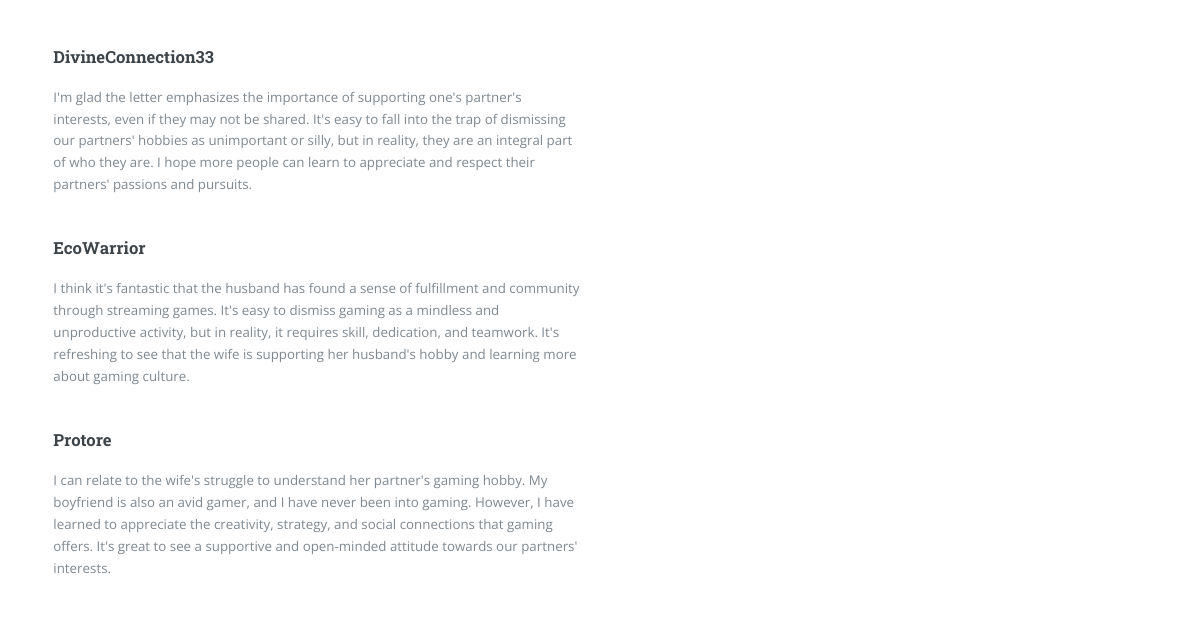
Page /posts/15 (lower part) on the earlier database version.
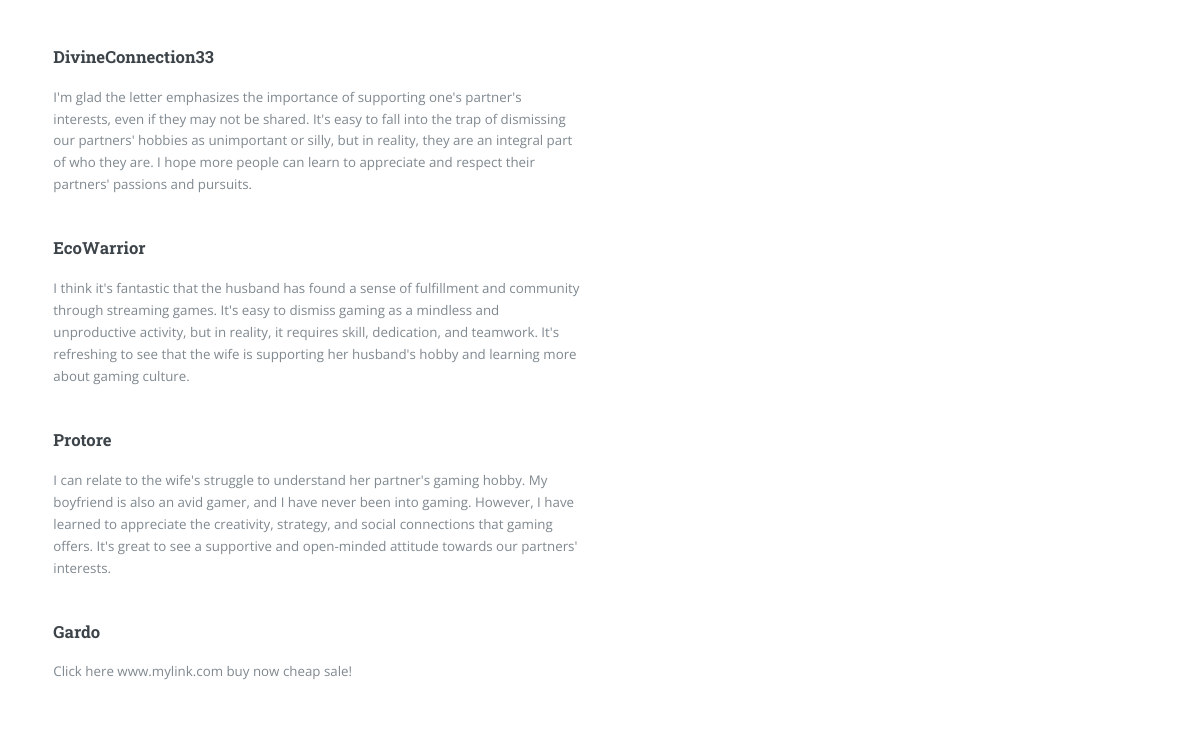
Same page on the later database version.
### tables this page shows
CREATE TABLE Comment (
        id INTEGER PRIMARY KEY,
        postid INTEGER,
        author TEXT NOT NULL,
        content TEXT NOT NULL,
        created_utc INTEGER NOT NULL,
        FOREIGN KEY (postid) REFERENCES Post (id)
    );

### controllers/post.py (the view, shortened to what this page needs)
@post_blueprint.route('/posts/<int:post_id>', methods=['GET', 'POST'])
def show_post(post_id):
    form = CommentForm()
    form.post_id.data = post_id
    searchform = SearchForm()
    spotlight = get_spotlight_posts()
    selectedpost = BusinessLogicLayer.businesslogic.getposts(post_id)
    if not selectedpost:
        abort(404, "Sorry, we couldn't find the post you requested.")
    comments = BusinessLogicLayer.businesslogic.get_comments_by_post_id(post_id)
    selectedpost.addcomments(comments)
    return render_template('/postdetail.html', post=selectedpost, form=form, spotlight_topic = spotlight['topic'].name, spotlight_posts = spotlight['posts'],  searchform = searchform)

### BusinessLogicLayer/businesslogic.py (called while the page is built)
def populate_post_tags_and_author(post):
    tags = []
    posttags = DataAccessLayer.dataaccess.get_post_tags_by_postid(post.id)
    for posttag in posttags:
        tagid = int(posttag['tagid'])
        tag = DataAccessLayer.dataaccess.get_tags_by_id(tagid)
        tags.append(tag)
    post.addtags(tags)
    author = DataAccessLayer.dataaccess.get_authors(post.authorid)
    post.addauthor(author)

def getposts(id=None):
    posts = DataAccessLayer.dataaccess.get_posts(id)
    if(id):
        populate_post_tags_and_author(posts)
    else:
        for post in posts:
            populate_post_tags_and_author(post)
    return posts

def get_posts_by_tag(tagid):
    posttags = DataAccessLayer.dataaccess.get_post_tags_by_tagid(tagid)
    posts = []
    for posttag in posttags:
        postid = int(posttag['postid'])
        post = getposts(postid)
        posts.append(post)
    return posts

def get_comments_by_post_id(post_id):
    comments = DataAccessLayer.dataaccess.get_comments_by_post_id(post_id)
    sorted_comments = sorted(comments, key=lambda c: c.created_utc, reverse=True)
    return sorted_comments

def gettags(tagid=None):
    return DataAccessLayer.dataaccess.get_tags_by_id(tagid)

### templates/postdetail.html (shortened to what this page needs)
<!DOCTYPE HTML>
<html>
<head>
	<link rel="stylesheet" href="{{ url_for('static', filename='assets/css/main.css') }}" />
	<link rel="stylesheet" href="{{ url_for('static', filename='csscustom/style.css') }}" />
</head>
<body class="is-preload">
	<div id="wrapper">
		<div id="main">
			<div class="inner">
				<section>
					<header class="major">
					</header>
					<div class="features">
						{% for comment in post.comments %}
						<article>
							<div class="content">
								<h3>{{comment.author}}</h3>
								<p>{{comment.content}}</p>
							</div>
						</article>
						<article></article>
						{% endfor %}
					</div>
				</section>
			</div>
		</div>
	</div>
</body>
</html>

Differences in the rows shown:
added Comment: author "Gardo", content "Click here www.mylink.com buy now cheap sale!"
